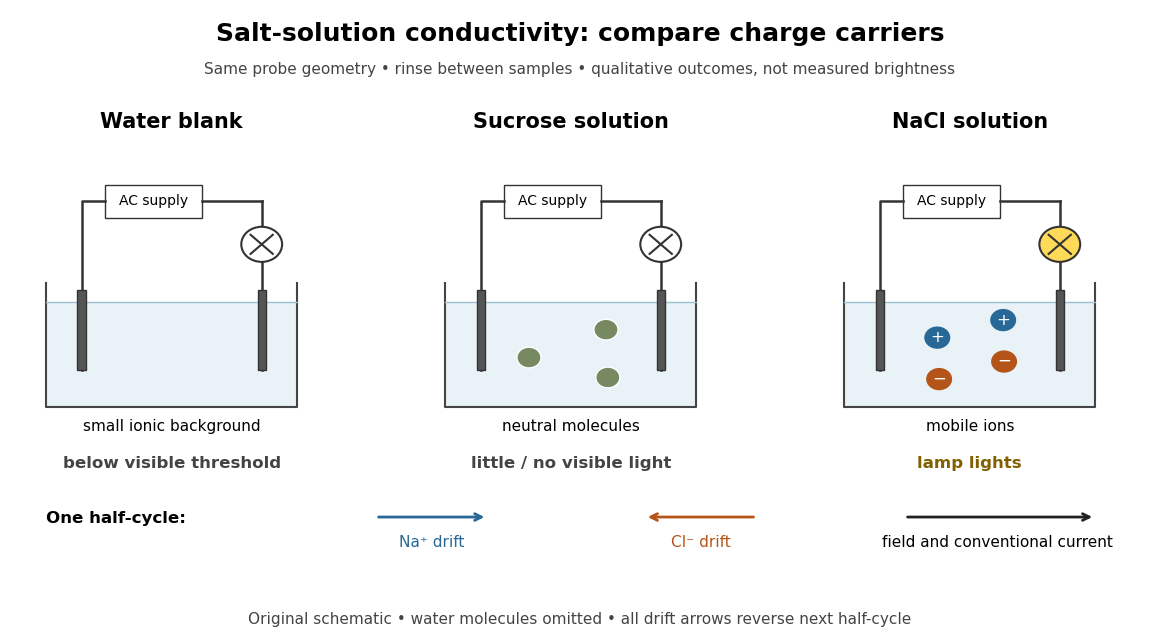

Generate this figure with Python:
"""Original qualitative conductivity schematic, not experimental data.

Python 3.14 / matplotlib 3.10.7 / numpy 2.3.5. Run from _media; writes
its matching PNG basename to CWD. Ion arrows depict one AC half-cycle.
"""

from pathlib import Path

import matplotlib.pyplot as plt
from matplotlib.patches import Circle, Rectangle


def main():
    plt.rcParams.update({"font.size": 12})
    fig, ax = plt.subplots(figsize=(11.6, 6.4), dpi=100, facecolor="white")
    fig.subplots_adjust(left=0.02, right=0.98, top=0.84, bottom=0.08)
    ax.set(xlim=(0, 12), ylim=(-0.6, 5.5))
    ax.axis("off")
    blue, orange = "#276897", "#b45419"

    for x, title, lit in [(1.6, "Water blank", False),
                          (5.9, "Sucrose solution", False),
                          (10.2, "NaCl solution", True)]:
        ax.text(x, 5.18, title, ha="center", fontsize=15, weight="bold")
        ax.add_patch(Rectangle((x - 0.72, 4.05), 1.05, 0.42, facecolor="white", edgecolor="#333333"))
        ax.text(x - 0.2, 4.26, "AC supply", fontsize=10, ha="center", va="center")
        ax.plot([x - 0.72, x - 0.97, x - 0.97], [4.26, 4.26, 2.15], color="#333333", lw=1.8)
        ax.plot([x + 0.33, x + 0.97], [4.26, 4.26], color="#333333", lw=1.8)
        ax.plot([x + 0.97, x + 0.97], [4.26, 2.15], color="#333333", lw=1.8)
        lamp_x, lamp_y = x + 0.97, 3.72
        ax.add_patch(Circle((lamp_x, lamp_y), 0.22,
                            facecolor="#ffda58" if lit else "white", edgecolor="#333333", lw=1.5, zorder=4))
        ax.plot([lamp_x - 0.12, lamp_x + 0.12], [lamp_y - 0.12, lamp_y + 0.12], color="#333333", zorder=5)
        ax.plot([lamp_x - 0.12, lamp_x + 0.12], [lamp_y + 0.12, lamp_y - 0.12], color="#333333", zorder=5)
        ax.add_patch(Rectangle((x - 1.35, 1.68), 2.7, 1.32, facecolor="#e8f2f7", edgecolor="none"))
        ax.plot([x - 1.35, x - 1.35, x + 1.35, x + 1.35], [3.24, 1.68, 1.68, 3.24], color="#444444", lw=1.5)
        ax.plot([x - 1.35, x + 1.35], [3.0, 3.0], color="#9dc0ce", lw=1)
        for offset in [-0.97, 0.97]:
            ax.add_patch(Rectangle((x + offset - 0.045, 2.15), 0.09, 1.0,
                                  facecolor="#555555", edgecolor="#333333", zorder=3))
        if title == "Sucrose solution":
            for dx, dy in [(-0.45, 2.3), (0.38, 2.65), (0.4, 2.05)]:
                ax.add_patch(Circle((x + dx, dy), 0.13, facecolor="#768961", edgecolor="white"))
            ax.text(x, 1.38, "neutral molecules", ha="center", fontsize=11)
        elif lit:
            for dx, dy, positive in [(-0.35, 2.55, True), (0.37, 2.25, False),
                                     (-0.33, 2.03, False), (0.36, 2.77, True)]:
                ax.add_patch(Circle((x + dx, dy), 0.14, facecolor=blue if positive else orange))
                ax.text(x + dx, dy, "+" if positive else "−", color="white", va="center", ha="center", fontsize=12)
            ax.text(x, 1.38, "mobile ions", ha="center", fontsize=11)
        else:
            ax.text(x, 1.38, "small ionic background", ha="center", fontsize=11)
        ax.text(x, 0.92, "lamp lights" if lit else ("little / no visible light" if title == "Sucrose solution" else "below visible threshold"), ha="center", fontsize=12,
                color="#806000" if lit else "#444444", weight="bold")

    ax.text(0.25, 0.28, "One half-cycle:", weight="bold", fontsize=12, va="center")
    for label, x1, x2, color in [("Na⁺ drift", 3.8, 5.0, blue), ("Cl⁻ drift", 7.9, 6.7, orange)]:
        ax.annotate("", (x2, 0.3), (x1, 0.3), arrowprops={"arrowstyle": "->", "lw": 2, "color": color})
        ax.text((x1 + x2) / 2, -0.08, label, ha="center", color=color, fontsize=11)
    ax.annotate("", (11.55, 0.3), (9.5, 0.3), arrowprops={"arrowstyle": "->", "lw": 2, "color": "#222222"})
    ax.text(10.5, -0.08, "field and conventional current", ha="center", fontsize=11)
    fig.suptitle("Salt-solution conductivity: compare charge carriers", fontsize=18, weight="bold", y=0.965)
    fig.text(0.5, 0.885, "Same probe geometry • rinse between samples • qualitative outcomes, not measured brightness",
             ha="center", fontsize=11, color="#444444")
    fig.text(0.5, 0.025, "Original schematic • water molecules omitted • all drift arrows reverse next half-cycle",
             ha="center", fontsize=11, color="#444444")
    fig.savefig(Path.cwd() / f"{Path(__file__).stem}.png", facecolor="white", transparent=False)
    plt.close(fig)


if __name__ == "__main__":
    main()
